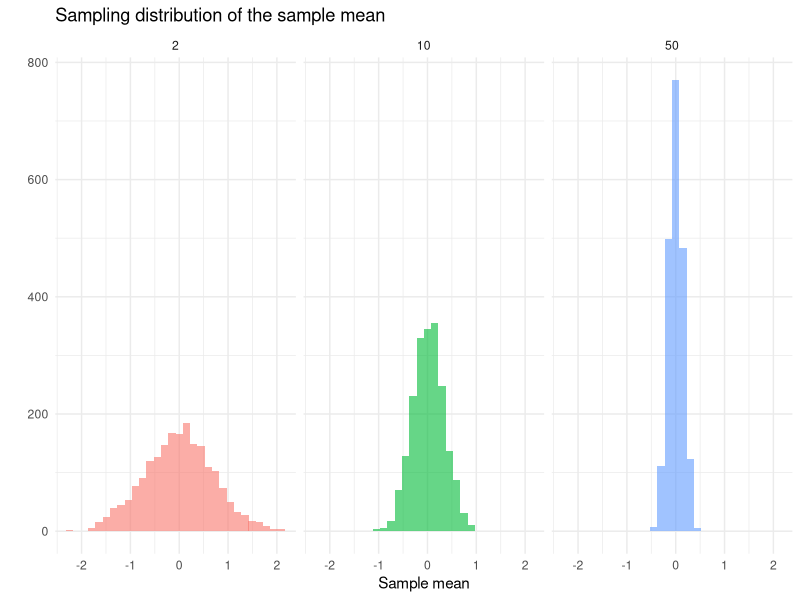

R code for this plot:
## ---- chunk 1
knitr::opts_chunk$set(
  echo = FALSE,
  eval = TRUE,
  warning = FALSE,
  message = FALSE,
  fig.width = 7,
  fig.height = 5
)

# libraries
library( ggplot2 )

## ---- chunk 2

set.seed( 2026 )
sigma <- 1
n_reps <- 2000

df <- do.call( 
  rbind, 
  lapply( c(2, 10, 50), function( n ) {
    means <- replicate( n_reps, mean( rnorm( n, mean = 0, sd = sigma ) ) )
    data.frame( n = as.factor( n ), sample_mean = means )
    }
    ) 
  )

## ---- chunk 3

ggplot( 
  df, 
  aes( x = sample_mean, fill = n ) ) +
  geom_histogram( bins = 30, alpha = 0.6, position = "identity" ) +
  facet_wrap( ~ n, nrow = 1 ) +
  labs( 
    title = "Sampling distribution of the sample mean", 
    x = "Sample mean", y = "" ) +
  theme_minimal() +
  theme( legend.position = "none" )
